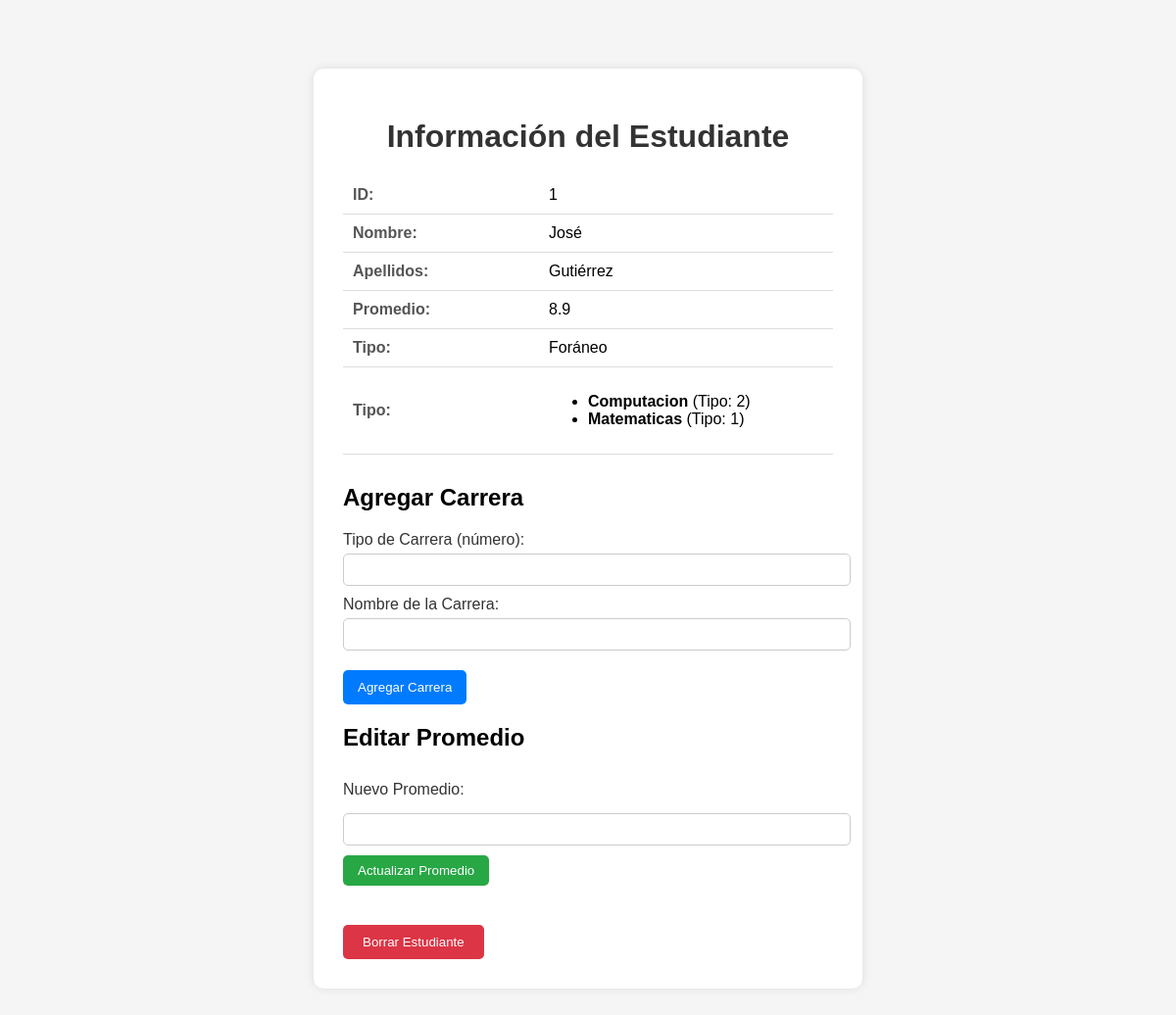
The app's page /myfirstapp/1/detalles/ with its own data.
### myfirstapp/models.py (models this page shows, shortened)
class Estudiante(models.Model):
    nombre = models.CharField(max_length=200)
    apellidos = models.CharField(max_length=200)
    edad = models.IntegerField(default=0)
    promedio = models.FloatField(default=9.99)
    foraneo = models.BooleanField(default=False)

class Carrera(models.Model):
    LICENCIATURA = 1
    INGENIERIA = 2
    OPCIONES_TIPO = (
        (LICENCIATURA, "Licenciatura"),
        (INGENIERIA, "Ingenieria"),
    )
    estudiante = models.ForeignKey(Estudiante, on_delete=models.CASCADE)
    tipo = models.IntegerField(choices=OPCIONES_TIPO, null=True, blank=True)
    nombre = models.CharField(max_length=200)

### myfirstapp/views.py (the view)
# urls.py: path("<int:estudiante_id>/detalles/", views.detalles,name="detalles"),
def detalles(request, estudiante_id):
    estudiante = get_object_or_404(Estudiante, pk=estudiante_id)
    carreras = estudiante.carrera_set.all()
    return render(request, "myfirstapp/detalles.html",
    {"estudiante": estudiante,"carreras": carreras} )

### myfirstapp/templates/myfirstapp/detalles.html (shortened to what this page needs)
<!DOCTYPE html>
<html>
  <head>
  </head>
  <body>
    <div class="container">
      <h1>Información del Estudiante</h1>
      {% if estudiante %}
        <table>
          <tr>
            <td class="label">ID:</td>
            <td>{{ estudiante.id }}</td>
          </tr>
          <tr>
            <td class="label">Nombre:</td>
            <td>{{ estudiante.nombre }}</td>
          </tr>
          <tr>
            <td class="label">Apellidos:</td>
            <td>{{ estudiante.apellidos }}</td>
          </tr>
          <tr>
            <td class="label">Promedio:</td>
            <td>{{ estudiante.promedio }}</td>
          </tr>
          <tr>
            <td class="label">Tipo:</td>
            <td>
              {% if estudiante.foraneo %}
                Foráneo
              {% else %}
                Local
              {% endif %}
            </td>
          </tr>
          <tr>
            <td class="label">Tipo:</td>
            <td>
              {% if carreras %}
                <ul>
                  {% for carrera in carreras %}
                    <li><strong>{{ carrera.nombre }}</strong> (Tipo: {{ carrera.tipo }})</li>
                  {% endfor %}
                </ul>
              {% else %}
                <p>No tiene carreras registradas.</p>
              {% endif %}
            </td>
          </tr>
        </table>
        <form action="" method="get" onsubmit="return redirectToCarrera(event)">
          <h2>Agregar Carrera</h2>
          <label>
            Tipo de Carrera (número):
            <input type="text" id="tipo" required>
          </label>
          <label>
            Nombre de la Carrera:
            <input type="text" id="nombre" required>
          </label>
          <input type="submit" value="Agregar Carrera">
        </form>
        <h2>Editar Promedio</h2>
        <form action="{% url 'myfirstapp:edita_estudiante' estudiante.id 'nuevo_promedio' %}" method="GET" onsubmit="this.action = this.action.replace('nuevo_promedio', this.promedio.value)">
          <label for="promedio">Nuevo Promedio:</label>
          <input type="text" name="promedio" required>
          <input type="submit" value="Actualizar Promedio" style="background-color: #28a745; color: white; padding: 8px 15px; border: none; border-radius: 5px; cursor: pointer; margin-top: 10px;">
        </form>
        <form action="{% url 'myfirstapp:borra_estudiante' estudiante.id %}" method="POST" onsubmit="return confirm('¿Estás seguro de que deseas borrar este estudiante?');">
            <input type="submit" value="Borrar Estudiante" style="background-color: #dc3545; color: white; border: none; padding: 10px 20px; border-radius: 5px; cursor: pointer;">
        </form>
      {% else %}
        <p>No se encontró información del estudiante.</p>
      {% endif %}
    </div>
  </body>
</html>

### myfirstapp/templates/myfirstapp/detalles.html (style rules this page uses)
body { font-family: Arial, sans-serif; background-color: #f5f5f5; margin: 0; padding: 20px; }
.container { max-width: 500px; margin: 50px auto; background-color: white; padding: 30px; border-radius: 10px; box-shadow: 0 0 10px rgba(0,0,0,0.1); }
h1 { text-align: center; color: #333; }
table { width: 100%; border-collapse: collapse; margin-top: 20px; }
td { padding: 10px; border-bottom: 1px solid #ddd; }
td.label { font-weight: bold; color: #555; width: 40%; }
form { margin-top: 30px; }
label { display: block; margin-bottom: 10px; color: #333; }
input[type="text"] { width: 100%; padding: 8px; margin-top: 5px; border: 1px solid #ccc; border-radius: 5px; }
input[type="submit"] { background-color: #007bff; color: white; border: none; padding: 10px 15px; border-radius: 5px; cursor: pointer; margin-top: 10px; }

### records on screen
Estudiante: id "1", nombre "José", apellidos "Gutiérrez", promedio "8.9"
Carrera: nombre "Computacion", tipo "2"
Carrera: nombre "Matematicas", tipo "1"
